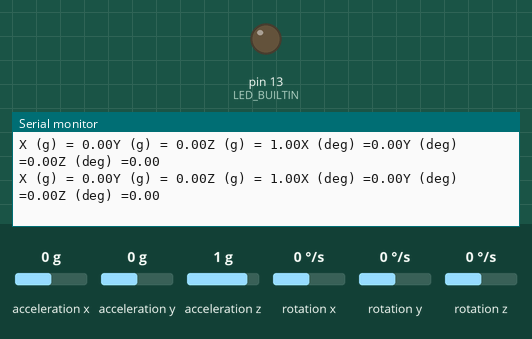
This sketch was run on a simulated Arduino Uno, built with avr-gcc and run on an emulated ATmega328P. Parts: output pins drawn as LEDs (lit = HIGH), the last lines printed to the serial monitor. Wiring (inferred from the names in the program): MPU-6050 motion sensor at I2C address 0x68. The test bench sets the inputs (shaded band); at power-on: acceleration x 0 g, acceleration y 0 g, acceleration z 1 g, rotation x 0 °/s, rotation y 0 °/s, rotation z 0 °/s.

Above: at 1.2 s.
1.3 s: acceleration x set to -1.4 g
At 1.45 s:
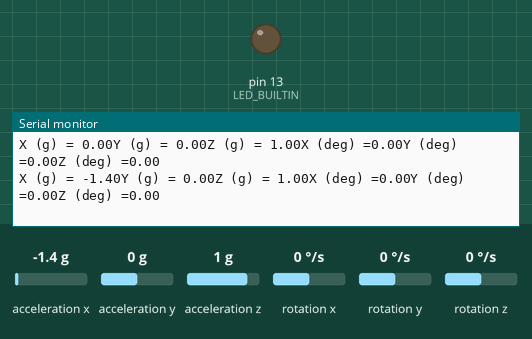
4.3 s: acceleration y set to -1.4 g
At 4.32 s:
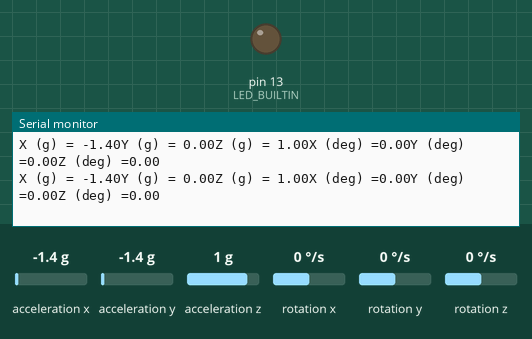
7.3 s: acceleration z set to -1.4 g
At 7.32 s:
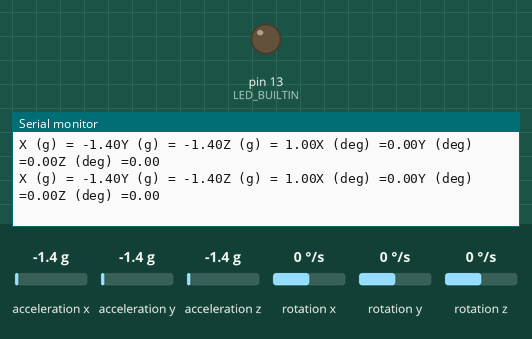
10.3 s: rotation x set to 12 °/s
At 10.35 s:
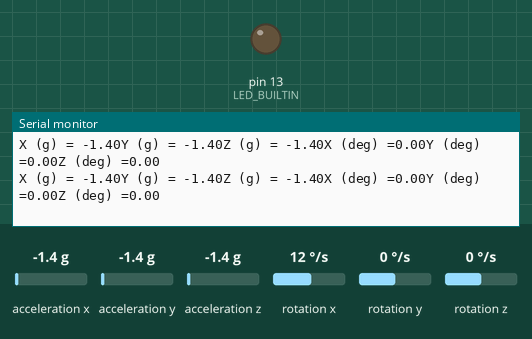

The sketch:

ArduinoIMUDataCollection.ino
```cpp
#include <Wire.h>
#include <math.h>
int mpu = 0x68; // I2C address of the MPU-6050
long AcX, AcY, AcZ, Tmp, GyX, GyY, GyZ;
float gX, gY, gZ, rX, rY, rZ;
void setup() {
 // put your setup code here, to run once:
 Serial.begin(9600);
 Wire.begin();
 Wire.beginTransmission(mpu);
 Wire.write(0x6B);
 Wire.write(0);
 Wire.endTransmission(true);
 pinMode(LED_BUILTIN, OUTPUT);
}
void loop() {
 // put your main code here, to run repeatedly:
 getAcceleration();
 getGyro();
 printMat();
 delay(33);
}
void getAcceleration()
{
 Wire.beginTransmission(mpu);
 Wire.write(0x3B);
 Wire.endTransmission(false);
 Wire.requestFrom(mpu, 14, true);
 AcX = Wire.read()<<8|Wire.read();
 AcY = Wire.read()<<8|Wire.read();
 AcZ = Wire.read()<<8|Wire.read();
 gX = AcX / 16384.0;
 gY = AcY / 16384.0;
 gZ = AcZ / 16384.0;
}
void getGyro()
{
 Tmp = Wire.read()<<8|Wire.read();
 GyX = Wire.read()<<8|Wire.read();
 GyY = Wire.read()<<8|Wire.read();
 GyZ = Wire.read()<<8|Wire.read();
 rX = GyX / 131.0;
 rY = GyY / 131.0;
 rZ = GyZ / 131.0;
}
void printMat()
{
 Serial.print("X (g) = ");
 Serial.print(gX);
 Serial.print("Y (g) = ");
 Serial.print(gY);
 Serial.print("Z (g) = ");
 Serial.print(gZ);
 Serial.print("X (deg) =");
 Serial.print(rX);
 Serial.print("Y (deg) =");
 Serial.print(rY);
 Serial.print("Z (deg) =");
 Serial.print(rZ);
 Serial.println(" ");
}
```

Measured:
- after the input at 1.3 s, the serial monitor: prints a new line after 0.08 s (image 1)
